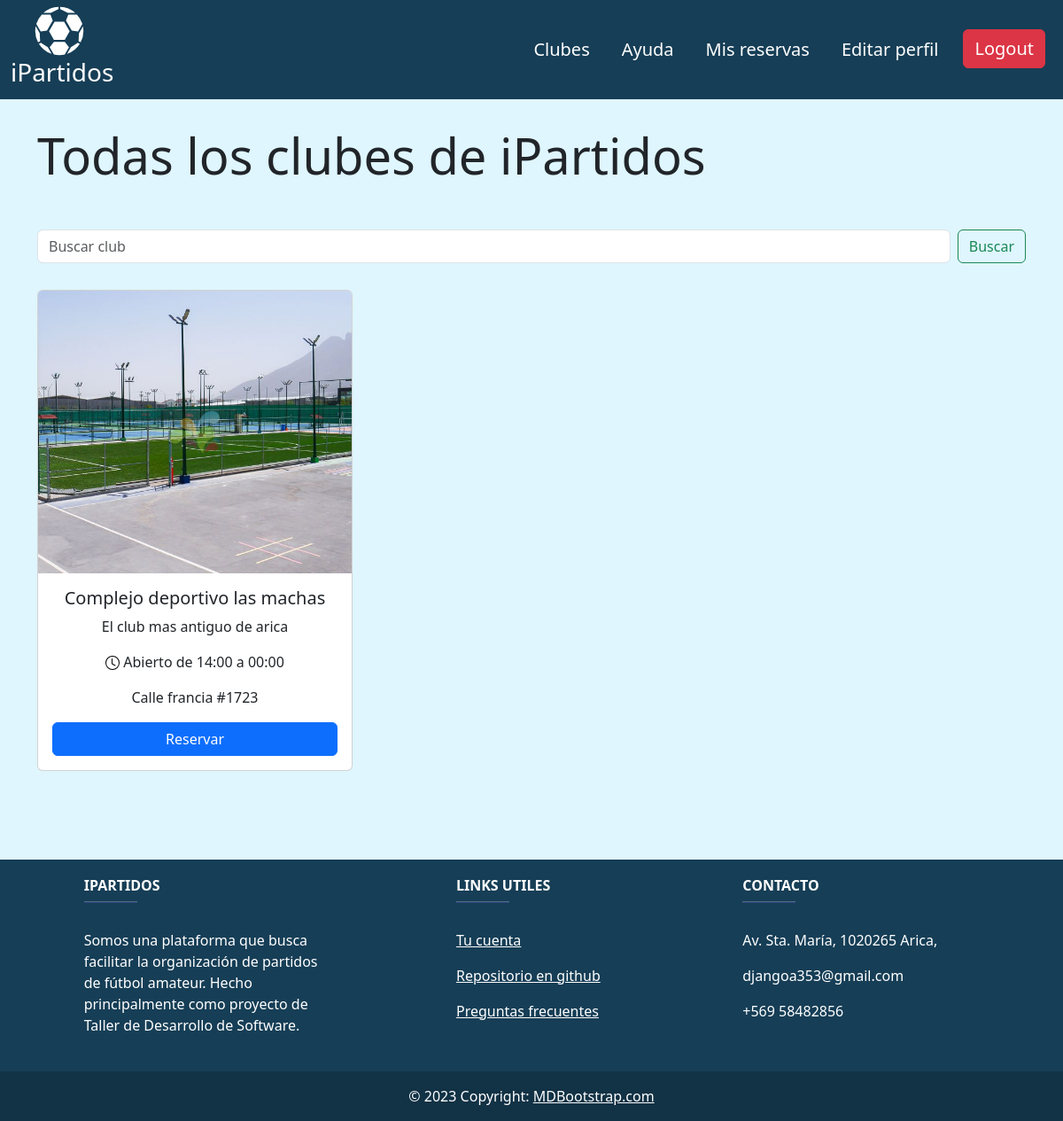
Before: /clubes/all/ (signed in) with the older database file.
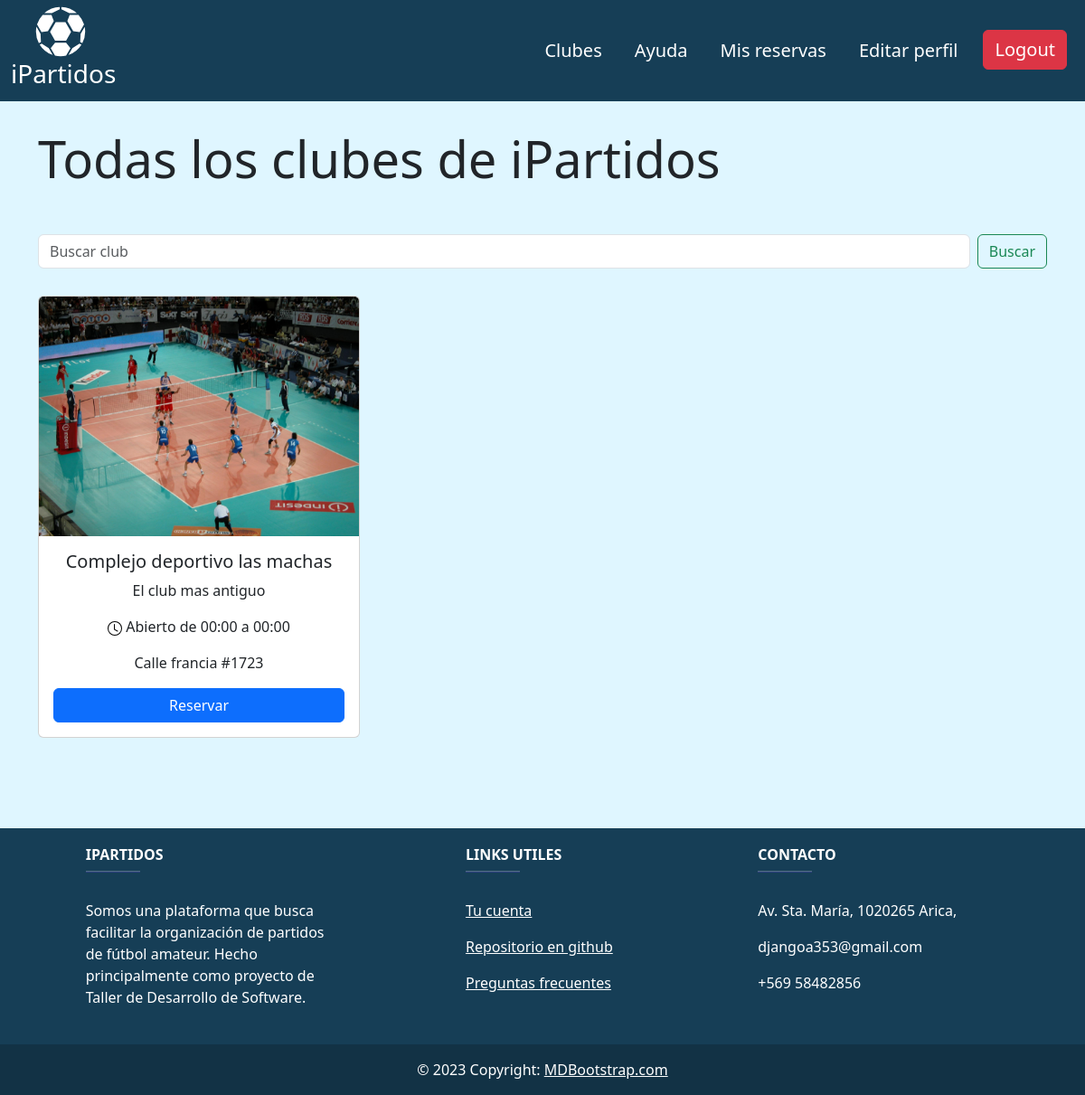
After: the same page with the newer database file.
### registration/models.py (models this page shows, shortened)
class UsuarioProfile(AbstractUser):
    name = models.CharField(max_length=200, default='', verbose_name="Nombre")
    last_name = models.CharField(max_length=200, default='', verbose_name="Apellido")
    email = models.EmailField(max_length=254, unique=True, default='')
    phoneNumber = models.CharField(max_length=20, blank=True, verbose_name='Número de teléfono', default='1234567890')
    role = models.CharField(max_length=100, default='client', verbose_name='Crear cuenta como club')
    state = models.BooleanField(default=True)

class Tenant(UsuarioProfile):
    fieldsNetWorth = models.FloatField(default=0.0)
    clubName = models.CharField(max_length=200, default='')
    clubDescription = models.CharField(max_length=200, default='')
    clubPhoto = models.ImageField(upload_to='club_photos', null=True, blank=True)
    clubAddress = models.CharField(max_length=200, default='')
    clubApertureTime = models.TimeField('Hora de apertura', null=True, blank=True,)
    clubClosureTime = models.TimeField('Hora de cierre', null=True, blank=True,)
    class Meta:
        verbose_name = 'Tenant'
        verbose_name_plural = 'Tenants'

### clubes/views.py (the view)
# urls.py: path('all/', ClubsListView.as_view(), name='all'),
class ClubsListView(ListView):
    model = Tenant
    template_name = 'clubes/clubs_list.html'
    context_object_name = 'clubs'
    def get_queryset(self):
        search = self.request.GET.get('search', '')
        return Tenant.objects.filter(clubName__icontains=search)

### clubes/templates/clubes/clubs_list.html
{% extends 'core/base.html' %}
{% block content %}
<div class="container-md">
    {% load static %}
    <h1 class="display-4" style="margin-top: 30px; margin-bottom: 50px;">Todas los clubes de iPartidos</h1>
    <form class="d-flex" role="search" method="get">
        <input name="search" class="form-control me-2" type="search" placeholder="Buscar club" aria-label="Search">
        <button class="btn btn-outline-success" type="submit">Buscar</button>
    </form>
    <div class="row" style="margin-top: 30px;">
        {% for club in clubs %}
            {% if club.clubName or club.clubDescription or club.clubAddress %}
            <div class="col-md-4 d-flex align-items-stretch">
                <div class="card" style="width: 100%; min-height: 400px; display: flex; flex-direction: column;">
                    {% if club.clubPhoto %}
                        <img src="{{ club.clubPhoto.url }}" class="card-img-top" alt="...">
                    {% else %}
                        <img src="{% static 'core/img/noPhoto.jpg' %}" class="card-img-top" alt="...">
                    {% endif %}
                    <div class="card-body d-flex flex-column justify-content-between">
                        <div>
                            <h5 class="card-title">{{ club.clubName }}</h5>
                            <p>{{ club.clubDescription }}</p>
                            <div class="card-text">
                                <p><img src="{% static 'core/img/clock.svg' %}" alt="">
                                    Abierto de {{ club.clubApertureTime|date:"H:i" }} a {{ club.clubClosureTime|date:"H:i" }}</p>
                                <p>{{ club.clubAddress }}</p>
                            </div>
                        </div>
                        {% if request.user.role == 'client' %}
                            <a href="{% url 'field_detail' pk=club.id %}" class="btn btn-primary btn-block">Reservar</a>
                        {% elif not request.user.is_authenticated %}
                            <a href="{% url 'login' %}" class="btn btn-primary btn-block">Reservar</a>
                        {% endif %}
                    </div>
                </div>
            </div>
            {% endif %}
        {% endfor %}
    </div>
</div>
{% include 'core/footer.html' %}
{% endblock %}

Changed rows visible on the page:
changed Tenant "Complejo deportivo las machas": clubPhoto: a different picture; clubDescription "El club mas antiguo de arica" → "El club mas antiguo"; clubApertureTime "14:00" → "00:00"
